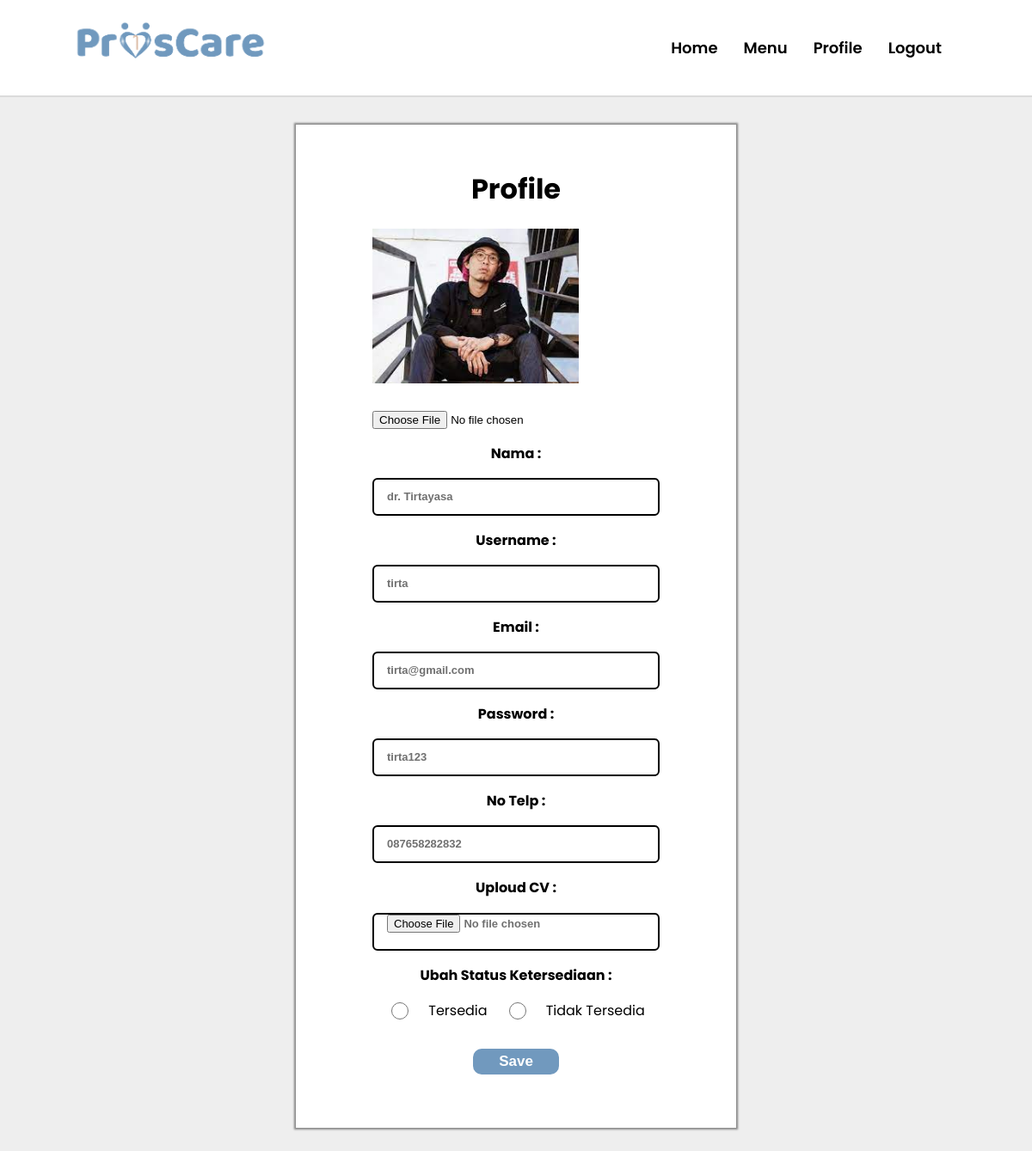
The page /Profile/editProfilePerawat.php (signed in) on the database its author committed.
### tables this page shows
CREATE TABLE `status_ketidaktersediaan` (
  `no` int(255) NOT NULL,
  `status` enum('tersedia','tidak tersedia') NOT NULL,
  `id_perawat` int(255) NOT NULL
);

CREATE TABLE `perawat` (
  `id` int(255) NOT NULL,
  `nama` varchar(360) DEFAULT NULL,
  `username` varchar(360) NOT NULL,
  `password` varchar(15) NOT NULL,
  `email` varchar(360) NOT NULL,
  `no_telp` varchar(360) DEFAULT NULL,
  `photo` varchar(360) DEFAULT NULL,
  `cv` varchar(360) DEFAULT NULL,
  `id_admin` int(255) NOT NULL
);

### loginProscare/koneksi.php (called while the page is built, shortened)
<?php
$koneksi = mysqli_connect("localhost", "root", "", "proscare");
function query($query)
{
   global $koneksi;
   $result = mysqli_query($koneksi, $query);
   $rows = [];
   while ($row = mysqli_fetch_assoc($result)) {
      $rows[] = $row;
   }
   return $rows;
}
?>

### Profile/editProfilePerawat.php (the view, shortened to what this page needs)
<?php
require "../loginProscare/koneksi.php";
$id = $_SESSION['idPerawat'];
$data = query("SELECT * FROM perawat INNER JOIN status_ketidaktersediaan ON perawat.id = $id AND status_ketidaktersediaan.id_perawat = $id")[0];
if($data['photo'] === null){
    $photo = "nophoto.png";
}else{
    $photo = $data['photo'];
}
?>
<!DOCTYPE html>
<html lang="en">
<head>
    <link rel="stylesheet" href="css/editProfilePerawat.css">
</head>
<body>
    <div class="navbar">
        <a href="#"><img src="../loginProscare/img/logo web.png" alt="" style="height: 60px;"></a>
        <ul class="nav">
            <li><a href="../customer/Homepage.php"> Home </a></li>
            <li><a href="../perawat/menu.php"> Menu </a></li>
            <li><a href="../Profile/profilePerawat.php"> Profile </a></li>
            <li><a href="../loginProscare/logout.php"> Logout </a></li>
        </ul>
    </div>
    <form action="controller/editPerawat.php" method="post" enctype="multipart/form-data">
        <div class="content">
            <div class="card">
                <h1>Profile</h1>
                <div class="container">
                    <div class="area">
                        <img src="../Asset/image/<?= $photo ?>" alt="profile-photo" style="width: auto; height: 180px;">
                        <input type="file" name="gambar" id="">
                    </div>
                    <div class="details">
                        <p style="font-weight: bold;">Nama : </p>
                        <input type="text" value="<?= $data['nama'] ?>" name="nama">
                        <p style="font-weight: bold;">Username : </p>
                        <input type="text" value="<?= $data['username'] ?>" name="username">
                        <p style="font-weight: bold;">Email : </p>
                        <input type="text" value="<?= $data['email'] ?>" name="email">
                        <p style="font-weight: bold;">Password : </p>
                        <input type="text" value="<?= $data['password'] ?>" name="password">
                        <p style="font-weight: bold;">No Telp : </p>
                        <input type="text" value="<?= $data['no_telp'] ?>" name="phone">
                        <p style="font-weight: bold;">Uploud CV : </p>
                        <input type="file" name="cv">
                        <p style="font-weight: bold;">Ubah Status Ketersediaan : </p>
                        <div class="stat">
                            <input type="radio" id="t" name="cek" value="tersedia">
                            <label for="t">Tersedia</label>
                            <input type="radio" id="f" name="cek" value="tidak tersedia">
                            <label for="f">Tidak Tersedia</label>
                        </div>
                    </div>
                </div>
                <button type="submit" class="button" name="submit">Save</button>
            </div>
        </div>
    </form>
</body>
</html>

### Profile/css/editProfilePerawat.css (style rules this page uses)
body { margin: 0; padding: 0; font-family: "Poppins", serif; }
.navbar { position: relative; display: flex; padding: 20px 80px; justify-content: space-between; align-items: center; border-bottom: 2px solid #dbdbdb; }
.navbar ul { display: flex; float: left; list-style: none; padding: 6px 10px; }
.navbar ul li { padding: 0px 15px; }
.navbar a { font-size: large; font-weight: 520; color: black; text-decoration: none; }
.content { padding: 32px 0px; height: max-content; display: flex; justify-content: center; background-color: #eeeeee; }
.card { display: flex; flex-direction: column; width: 40%; padding: 30px 16px; align-content: center; align-items: center; background-color: white; box-shadow: 0px 0px 2px 2px rgba(34, 34, 34, 0.5); }
.area img { display: block; max-height: 250px; width: auto; }
.area input { margin-top: 2rem; display: flex; justify-content: center; align-items: center; }
.card .details { text-align: center; }
.button { display: flex; justify-content: center; align-items: center; margin-top: 2rem; margin-bottom: 2rem; font-size: 17px; font-weight: 600; padding: 5px; width: 100px; border-radius: 10px; border-style: none; background-color: #7199BE; color: #fff; }
.details input { height: 40px; width: 300px; font-size: 13px; font-weight: 600; color: #707070; border: 2px solid black; border-radius: 6px; padding: 0 15px; }
input[type="radio"] { height: 20px; width: 20px; }
.stat { display: flex; gap: 20px; justify-content: center; }

### rows shown on the page
status_ketidaktersediaan: id_perawat.photo (picture), nama "dr. Tirtayasa", username "tirta", email "tirta@gmail.com", password "tirta123", phone "087658282832"
